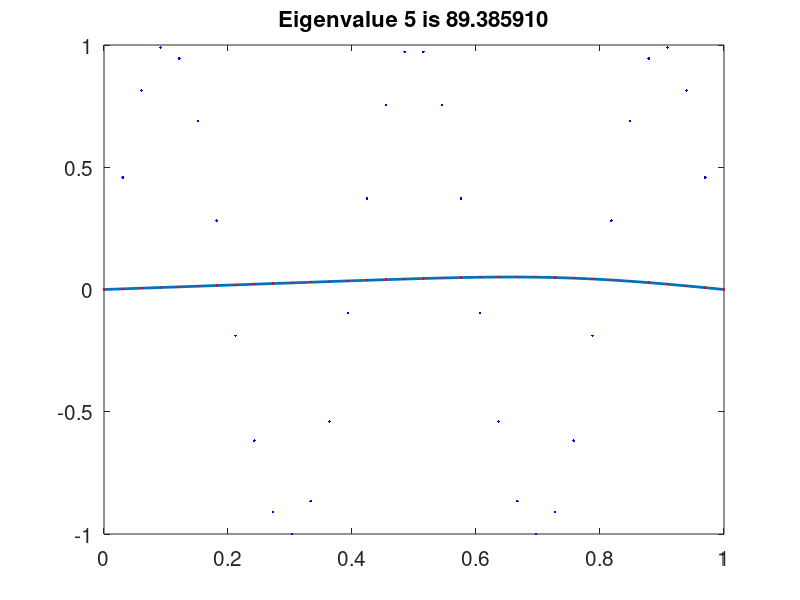

Recreate this plot in MATLAB.
% make finite difference system

N = 32;
h = 1/(N+1);
x = (1:N)*h;

A = 2*diag(ones(N,1)) - diag(ones(N-1,1),-1) - diag(ones(N-1,1),+1);
A = (1/h^2)*A;
b = exp(-25*(x(:)-.75).^2);  % f(x) = exp(-25 * (x-.75)^2)

% plot(x,b)

u = A\b;
plot([0 x 1],[0;u;0],'-','linewidth',2)
set(gca,'fontsize',15)

%% compute solution using fewer eigenvectors

[V D] = eig(A);

k = 5;

Vk = V(:,1:k);
lam = diag(D); 
lam_k = lam(1:k);
uk = Vk*((Vk'*b)./lam_k);
hold on;plot([0 x 1],[0;uk;0],'r.')
title(sprintf('Error ||u-u_k|| = %f',norm(u-uk)),'fontsize',16)

% % plot error
% hold on;plot([0 x 1],[0;u-uk;0],'b.-')

%% plot eigenvectors

j = 5;
[~,ind] = max(abs(V(:,j)));
scale = sin(j*pi*x(1))/V(1,j); % scale so that the value at x(1) matches that of sin(j*pi*x(1))
plot(x,V(:,j)*scale,'b.')

% xp = linspace(0,1,250);
% hold on;plot(xp,sin(j*pi*xp),'r')
set(gca,'fontsize',15)

title(sprintf('Eigenvalue %d is %f',j, sqrt(D(j,j)/h)),'fontsize',16)
